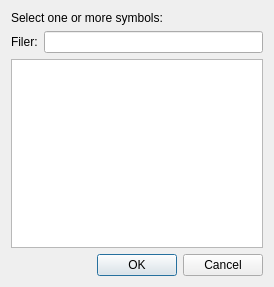
<?xml version="1.0" encoding="UTF-8"?>
<ui version="4.0">
 <class>SymbolSelectionDialog</class>
 <widget class="QDialog" name="SymbolSelectionDialog">
  <property name="geometry">
   <rect>
    <x>0</x>
    <y>0</y>
    <width>274</width>
    <height>287</height>
   </rect>
  </property>
  <property name="windowTitle">
   <string>Select Symbol</string>
  </property>
  <layout class="QVBoxLayout" name="verticalLayout">
   <item>
    <widget class="QLabel" name="symbolLabel">
     <property name="text">
      <string>Select one or more symbols:</string>
     </property>
    </widget>
   </item>
   <item>
    <layout class="QHBoxLayout" name="horizontalLayout">
     <item>
      <widget class="QLabel" name="filterLabel">
       <property name="text">
        <string>Filer:</string>
       </property>
      </widget>
     </item>
     <item>
      <widget class="QLineEdit" name="filter"/>
     </item>
    </layout>
   </item>
   <item>
    <widget class="QListWidget" name="symbols">
     <property name="selectionMode">
      <enum>QAbstractItemView::MultiSelection</enum>
     </property>
    </widget>
   </item>
   <item>
    <layout class="QHBoxLayout" name="_3">
     <item>
      <spacer name="horizontalSpacer">
       <property name="orientation">
        <enum>Qt::Horizontal</enum>
       </property>
       <property name="sizeHint" stdset="0">
        <size>
         <width>40</width>
         <height>20</height>
        </size>
       </property>
      </spacer>
     </item>
     <item>
      <widget class="QPushButton" name="okButton">
       <property name="text">
        <string>OK</string>
       </property>
      </widget>
     </item>
     <item>
      <widget class="QPushButton" name="cancelButton">
       <property name="text">
        <string>Cancel</string>
       </property>
      </widget>
     </item>
    </layout>
   </item>
  </layout>
 </widget>
 <tabstops>
  <tabstop>filter</tabstop>
  <tabstop>symbols</tabstop>
  <tabstop>okButton</tabstop>
  <tabstop>cancelButton</tabstop>
 </tabstops>
 <resources/>
 <connections>
  <connection>
   <sender>okButton</sender>
   <signal>clicked()</signal>
   <receiver>SymbolSelectionDialog</receiver>
   <slot>accept()</slot>
   <hints>
    <hint type="sourcelabel">
     <x>288</x>
     <y>258</y>
    </hint>
    <hint type="destinationlabel">
     <x>96</x>
     <y>254</y>
    </hint>
   </hints>
  </connection>
  <connection>
   <sender>cancelButton</sender>
   <signal>clicked()</signal>
   <receiver>SymbolSelectionDialog</receiver>
   <slot>reject()</slot>
   <hints>
    <hint type="sourcelabel">
     <x>369</x>
     <y>258</y>
    </hint>
    <hint type="destinationlabel">
     <x>179</x>
     <y>282</y>
    </hint>
   </hints>
  </connection>
 </connections>
</ui>
